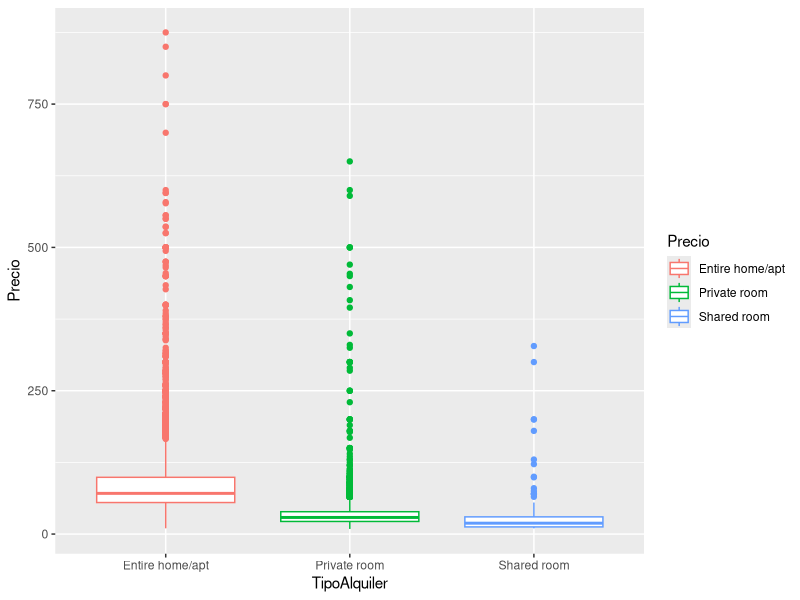
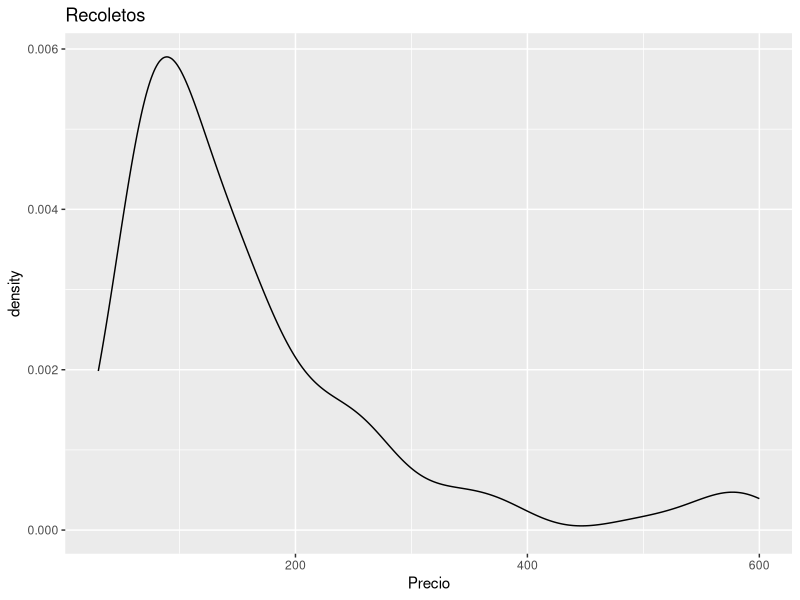
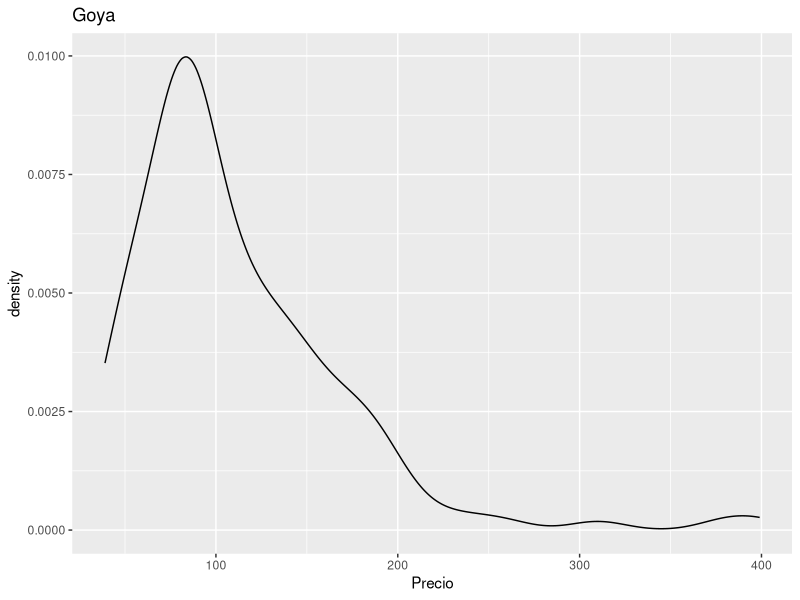
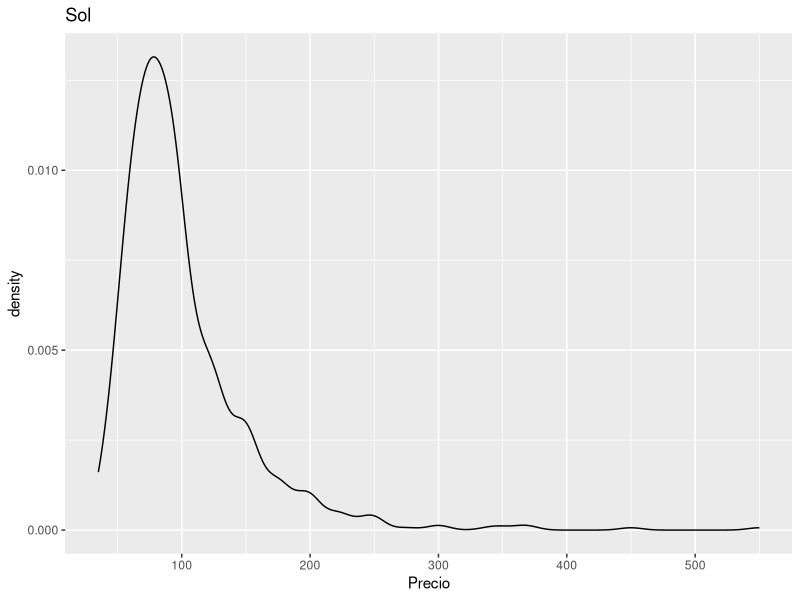
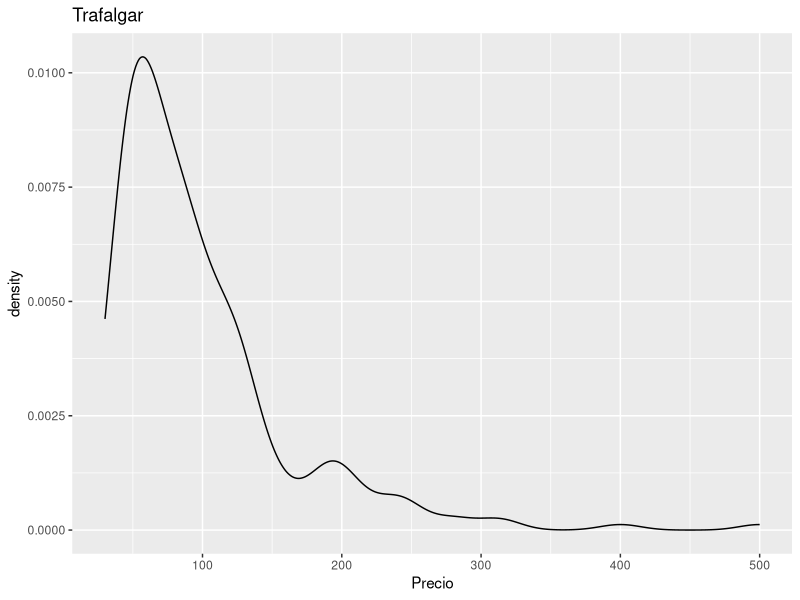
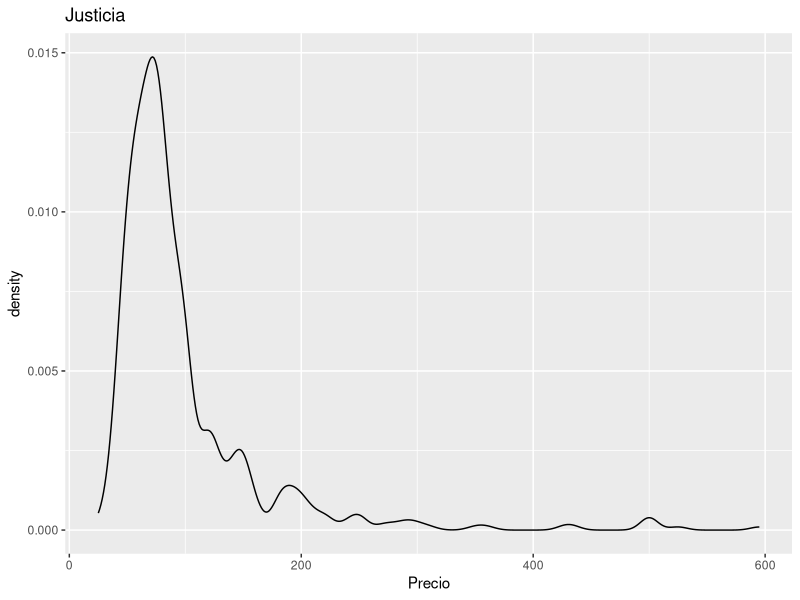
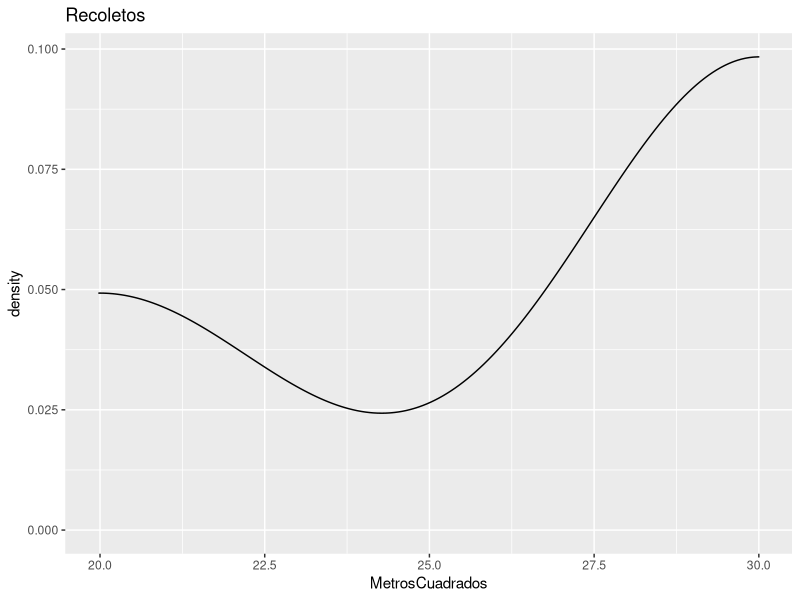
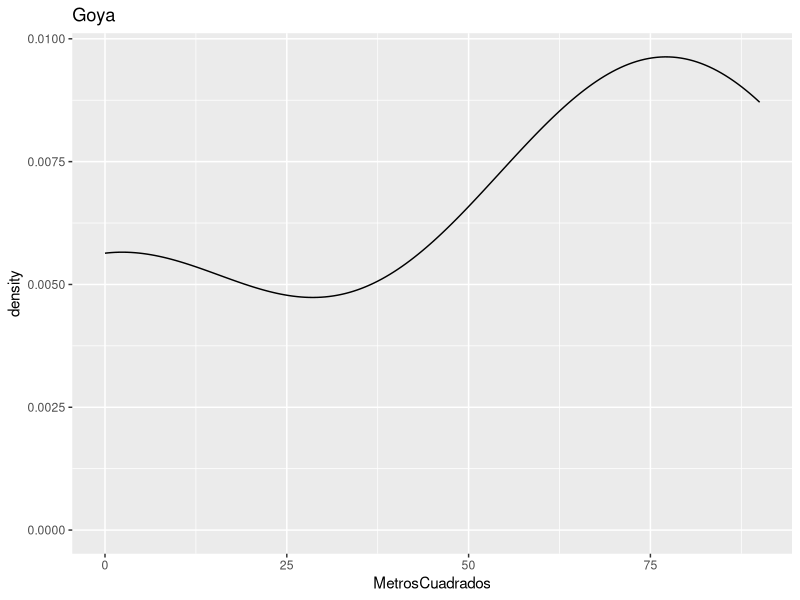

Reproduce these figures in R, in order.
## ---- chunk 1
library(ggplot2)
## ---- chunk 2
airbnb<-read.csv('data//airbnb.csv',sep = ',', stringsAsFactors = T)
## ---- chunk 3
airbnb[1:6,]
## ---- chunk 4
colnames(airbnb)<-c("CodigoPostal","Barrio","TipoPropiedad","TipoAlquiler","MaxOcupantes","NumBanyos",
"NumDormitorios","NumCamas","TipoCama","Comodidades","PiesCuadrados","Precio","Puntuacion")
## ---- chunk 5
airbnb$MetrosCuadrados <- airbnb$PiesCuadrados*0.092903
## ---- chunk 6
#limpieza_1 `` '-' y '28' son NA
limpieza_1 <- which((airbnb$CodigoPostal %in% c('','-','28')) )
airbnb[limpieza_1,'CodigoPostal'] <- NA

## ---- chunk 7
#limpieza 2 NA todos los que no compiencen por 28
limpieza_2 <- which(!(substring(airbnb$CodigoPostal,1,2) == '28') )
airbnb[limpieza_2,'CodigoPostal'] <- NA
## ---- chunk 8
#limpieza 3 todo lo contenga 28002 debe ser solo 28002
limpieza_3 <- which(grepl('28002',airbnb$CodigoPostal))
airbnb[limpieza_3,'CodigoPostal'] <- '28002'
## ---- chunk 9
#limpieza 4 todo lo contenga 28004 debe ser solo 28004
limpieza_4 <- which(grepl('28004',airbnb$CodigoPostal))
airbnb[limpieza_4,'CodigoPostal'] <- '28004'
## ---- chunk 10
#limpieza 5 todo lo contenga 28051 debe ser solo 28051
limpieza_5 <- which(grepl('28051',airbnb$CodigoPostal))
airbnb[limpieza_5,'CodigoPostal'] <- '28051'
## ---- chunk 11
#limpieza 6 El codigo 2804 debería ser 28004
limpieza_6 <- which(airbnb$CodigoPostal == '2804')
airbnb[limpieza_6,'CodigoPostal'] <- '28004'
## ---- chunk 12
#limpieza 7  El codigo 2805 debería ser 28005
limpieza_7 <- which(airbnb$CodigoPostal == '2805')
airbnb[limpieza_7,'CodigoPostal'] <- '28005'
## ---- chunk 13
#limpieza 8 El codigo 2815 debería ser 28015
limpieza_8 <- which(airbnb$CodigoPostal == '2815')
airbnb[limpieza_8,'CodigoPostal'] <- '28015'
## ---- chunk 14
#limpieza 9 Esta limpieza es adicional ya que se ha observado que existe 
# el codigo 280013 que deberia de ser el 28013
limpieza_9 <- which(airbnb$CodigoPostal == '280013')
airbnb[limpieza_9,'CodigoPostal'] <- '28013'
## ---- chunk 15
tabla_cp <- table(droplevels(airbnb$CodigoPostal))
tabla_cp

## ---- chunk 16
top_5_cp <- sort(tabla_cp, decreasing = TRUE)[1:5]
## ---- chunk 17
top_5_cp
## ---- chunk 18
bottom_5_cp <- sort(tabla_cp, decreasing = FALSE)[1:5]
## ---- chunk 19

bottom_5_cp

## ---- chunk 20
cp_28012 <- which(airbnb$CodigoPostal == '28012')
tabla_cp_28012 <- table(droplevels(airbnb[cp_28012,'Barrio']))
tabla_cp_28012

## ---- chunk 21
tabla_barrios <- table(droplevels(airbnb$Barrio))
## ---- chunk 22
nrow(tabla_barrios)
## ---- chunk 23
tabla_barrios
## ---- chunk 24
# top 5 codigos postales y sus numeros de entradas
top_5_barrios <- sort(tabla_barrios, decreasing = TRUE)[1:5]
top_5_barrios

## ---- chunk 25
tabla_tipos_alquiler <- table(droplevels(airbnb$TipoAlquiler))
## ---- chunk 26
nrow(tabla_tipos_alquiler)
## ---- chunk 27
tabla_tipos_alquiler
## ---- chunk 28
ggplot(data=airbnb,aes(x=TipoAlquiler, y=Precio,color=TipoAlquiler))+geom_boxplot()+scale_color_discrete(name="Precio")
## ---- chunk 29
aggregate(Precio ~ TipoAlquiler, data = airbnb, FUN = mean)
## ---- chunk 30
for (v in levels(airbnb$TipoAlquiler)){
  datos <- airbnb$Precio[airbnb$TipoAlquiler==v]
  if(length(datos) > 5000){
    datos <- sample(datos, 5000)
  }
  print(paste("Tipo de alquiler:", v," pvalue:", shapiro.test(datos)$p.value))
}
## ---- chunk 31
kruskal.test(Precio ~ TipoAlquiler, data = airbnb)
## ---- chunk 32
airbnb_entire <- airbnb[which(airbnb$TipoAlquiler == 'Entire home/apt'),]
## ---- chunk 33
tabla_barrios_ent <- table(droplevels(airbnb_entire$Barrio))
top_5_barrios_ent <- sort(tabla_barrios_ent, decreasing = TRUE)[1:5]
## ---- chunk 34
top_5_barrios_ent
## ---- chunk 35
precio_barrio <- aggregate(Precio ~ Barrio, data = airbnb_entire, FUN = mean)
top_5_precio_barrio <- head(precio_barrio[order(-precio_barrio$Precio),], 5)
## ---- chunk 36
top_5_precio_barrio
## ---- chunk 37
subset(tabla_barrios_ent, names(tabla_barrios_ent) %in% top_5_precio_barrio$Barrio)
## ---- chunk 38
df_barrios_ent <- as.data.frame(tabla_barrios_ent)
names(df_barrios_ent) <- c("Barrio", "Num_Entradas")
Barrio_ent_precio <- merge(df_barrios_ent, precio_barrio, by = "Barrio")
Barrio_ent_precio
## ---- chunk 39
#Filtramos los barrios con mas de 100 entradas
Barrio_100ent_precio <- subset(Barrio_ent_precio, Num_Entradas > 100)
top_5_Barrio_100ent_precio <- head(Barrio_100ent_precio[order(-Barrio_100ent_precio$Precio),], 5)
## ---- chunk 40
top_5_Barrio_100ent_precio
## ---- chunk 41
for (v in droplevels(top_5_Barrio_100ent_precio$Barrio)){
  filtro_barrio <- subset(airbnb_entire, Barrio == v)
  print(ggplot(data=filtro_barrio) + aes(x = Precio) + geom_density() + labs(title = v ))
}
## ---- chunk 42
#Aniadimos nueva columna
top_5_Barrio_100ent_precio$MetrosCuadrados <- NA
for (v in droplevels(top_5_Barrio_100ent_precio$Barrio)){
  filtro_barrio <- subset(airbnb_entire, Barrio == v)
  m2_barrio <- aggregate(MetrosCuadrados ~ Barrio, data = filtro_barrio, FUN = mean)
  top_5_Barrio_100ent_precio$MetrosCuadrados[top_5_Barrio_100ent_precio$Barrio == v] <- m2_barrio$MetrosCuadrados
}
## ---- chunk 43
top_5_Barrio_100ent_precio
## ---- chunk 44
for (v in droplevels(top_5_Barrio_100ent_precio$Barrio)){
  filtro_barrio <- subset(airbnb_entire, Barrio == v)
  
  print(ggplot(data=filtro_barrio,aes(x = MetrosCuadrados))  + geom_density() + labs(title = v ))
  
}
## ---- chunk 45
#creamos un dataset solo con los barrios que nos interesan
airbnv_entire_top5 <- subset(airbnb_entire, Barrio %in% droplevels(top_5_Barrio_100ent_precio$Barrio))
## ---- chunk 46
kruskal.test(MetrosCuadrados~Barrio, data=airbnv_entire_top5)
## ---- chunk 47
barrio_sol<-subset(airbnb_entire,Barrio=="Sol")
## ---- chunk 48
#calculamos el modelo lineal entre numero de dormitorios y maximos ocupantes
model <- lm(data=barrio_sol, formula= MaxOcupantes ~ NumDormitorios)
summary(model)
## ---- chunk 49
#Pintamos los datos y el modelo
# Agregar las predicciones del modelo al conjunto de datos original
barrio_sol$predicciones <- predict(model)

# Graficar los puntos y la línea usando ggplot2
ggplot(barrio_sol, aes(x = NumDormitorios, y = MaxOcupantes)) +
  geom_point() +  # Agregar puntos
  geom_line(aes(y = predicciones), color = "blue")  # Agregar línea
## ---- chunk 50
cor(barrio_sol[,c("NumBanyos", "NumDormitorios", "MaxOcupantes", "MetrosCuadrados")],use="pairwise.complete.obs")
## ---- chunk 51
for (i in c("NumBanyos","NumDormitorios","MaxOcupantes", "MetrosCuadrados")){
  
  print(ggplot(data=barrio_sol, aes(x= .data[[i]]))+ geom_histogram() + labs(title = i ))
  
}
## ---- chunk 52
#Pasamos a limpiar estos valores
limpieza_sol_1 <- which((barrio_sol$MetrosCuadrados %in% c('0')) )
barrio_sol[limpieza_sol_1,'MetrosCuadrados'] <- NA

## ---- chunk 53
#Primero obtenemos la correlaciones entre variables

cor(barrio_sol[,c("Precio","NumBanyos", "NumDormitorios", "MaxOcupantes", "MetrosCuadrados")],use="pairwise.complete.obs")
## ---- chunk 54
model_pre_m2 <- lm(data=barrio_sol, formula= Precio ~ MetrosCuadrados)
summary(model_pre_m2)
## ---- chunk 55
confint(model_pre_m2, level = 0.95)
## ---- chunk 56
 #modelo del precio segun habitacion
model_pre_dor <- lm(data=barrio_sol, formula= Precio ~ NumDormitorios)
summary(model_pre_dor)

confint(model_pre_dor, level = 0.95)
## ---- chunk 57
Num_apar_sol <- nrow(barrio_sol)

Num_apar_3hab <- nrow(subset(barrio_sol, NumDormitorios == 3))

Probabilidad_3hab <- Num_apar_3hab/Num_apar_sol

binom.test(Num_apar_3hab,Num_apar_sol,Probabilidad_3hab)
